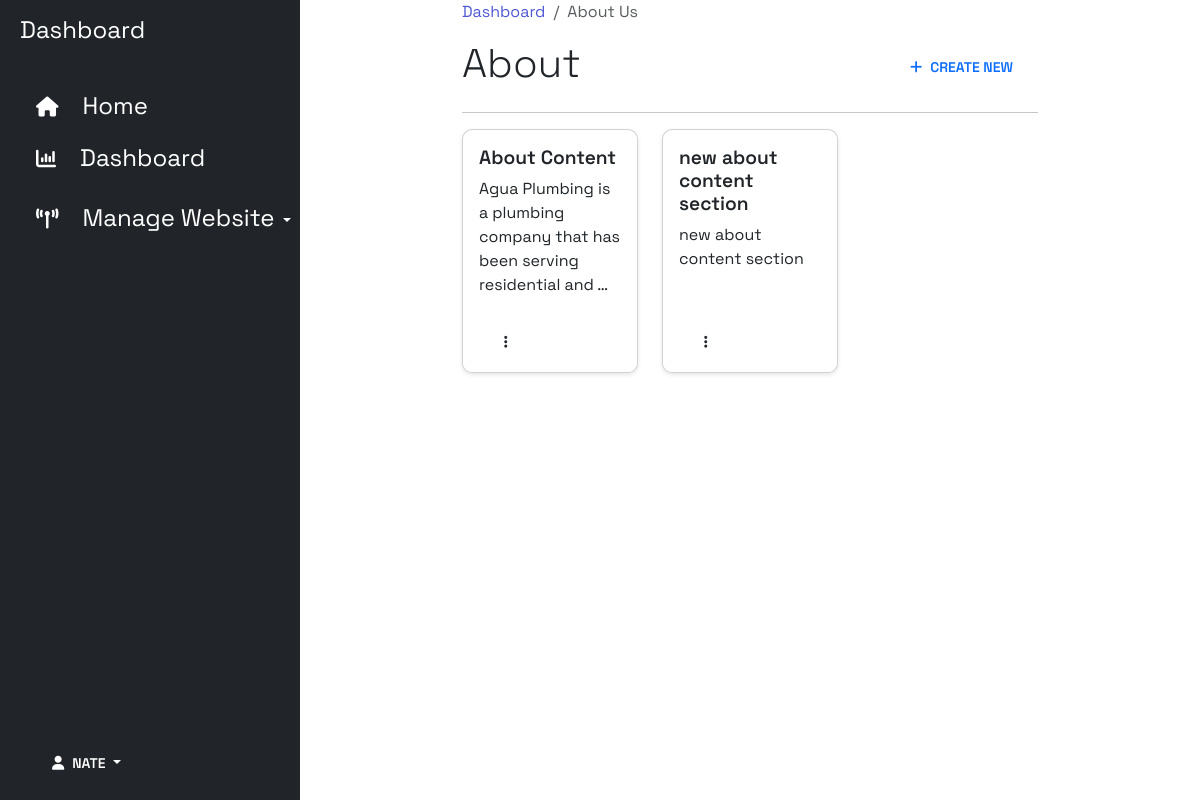
/about-list/ (signed in), run on the app's committed database.
### base/models.py (models this page shows, shortened)
class About(models.Model):
    title = models.CharField(max_length=100)
    content = models.TextField(blank=True, null=True)
    author = models.ForeignKey(User, on_delete= models.CASCADE)
    created_at = models.DateTimeField(auto_now_add= True)
    updated_at = models.DateTimeField(auto_now=True)
    slug = models.SlugField(unique=True)

### base/views.py (the view)
# urls.py: path('about-list/', AboutList.as_view(), name='about-list'),
class AboutList(LoginRequiredMixin, ListView):
    model = About
    template_name = 'about/about-list.html'
    def get_context_data(self, **kwargs):
        context = super().get_context_data(**kwargs)
        context['aboutus'] = About.objects.all()
        return context

### base/templates/about/about-list.html (shortened to what this page needs)
{% extends "base.html" %}
{% block content %}
<div class="container-fluid">
    <div class="row flex-nowrap">
        <div class="bg-dark col-auto col-md-4 col-lg-3 min-vh-100 d-flex flex-column justify-content-between">
            <div class="bg-dark p-2">
                <a href="{% url 'dashboard' %}" class="d-flex text-decoration-none align-items-center text-white mt-1">
                    <span class="fs-4 d-none d-sm-inline">Dashboard</span>
                    <ul class="nav nav-pills flex-column mt-4">
                        <li class="nav-item py-2 py-sm-0">
                            <a href="{% url 'Home' %}" class="nav-link text-white">
                                <i class="fs-5 fa fa-house"></i><span class="fs-4 d-none ms-4 d-sm-inline">Home</span>
                            </a>
                        </li>
                        <li class="nav-item py-2 py-sm-0">
                            <a href="{% url 'dashboard' %}" class="nav-link text-white">
                                <i class="fs-5 fa fa-chart-column"></i><span
                                    class="fs-4 d-none ms-4 d-sm-inline">Dashboard</span>
                            </a>
                        </li>
                        <li class="nav-item py-2 py-sm-0">
                            <div class="dropdown open">
                                <a class="border-0 text-white dropdown-toggle p-3" type="button" id="triggerId"
                                    data-bs-toggle="dropdown" aria-haspopup="true" aria-expanded="false">
                                    <i class="fs-5 fa fa-broadcast-tower"></i><span
                                        class="fs-4 d-none ms-4 d-sm-inline">Manage Website</span>
                                </a>
                            </div>
                        </li>
                    </ul>
                </a>
            </div>
            <div class="dropdown open p-3">
                <button class="btn border-0 dropdown-toggle text-white" type="button" id="triggerId"
                    data-bs-toggle="dropdown" aria-haspopup="true" aria-expanded="false">
                    <i class="fa fa-user"></i><span class="ms-2">{{request.user.username | title}}</span>
                </button>
            </div>
        </div>
        <div class="container-fluid w-50">
            <nav aria-label="breadcrumb">
                <ol class="breadcrumb">
                    <li class="breadcrumb-item"><a href="{% url 'dashboard' %}">Dashboard</a></li>
                    <li class="breadcrumb-item active" aria-current="page">About Us</li>
                </ol>
            </nav>
            <section class="menu">
                <div class="d-flex justify-content-between">
                    <h1 class="fw-light">About</h1>
                    <a class="btn text-primary rounded-5 pt-3" href="{% url 'create-about' %}"><i
                            class="fa-solid fa-plus me-2"></i>Create New</a>
                </div>
                <hr>
                <div class="row row-cols-1 row-cols-md-3">
                    {% for about in aboutus %}
                    <div class="col-auto">
                        <div class="card project-card h-100">
                            <div class="card-body">
                                <a class="text-decoration-none" href="{% url 'about-update' about.slug %}">
                                    <h5 class="card-title">{{about.title}}</h5>
                                </a>
                                <p class="card-text">{{about.content|truncatechars:75}}</p>
                            </div>
                            <div class="card-footer border-0 bg-white">
                                <div class="d-flex justify-content-between align-items-center">
                                    <div class="text-muted">
                                        <div class="btn-group me-auto">
                                            <button class="btn rounded-5 bg-outline-secondary" type="button"
                                                id="triggerId" data-bs-toggle="dropdown" aria-haspopup="true"
                                                aria-expanded="false">
                                                <i class="fa-solid fa-ellipsis-vertical"></i>
                                            </button>
                                        </div>
                                    </div>
                                </div>
                            </div>
                        </div>
                    </div>
                    {% endfor %}
                </div>
            </section>
        </div>
    </div>
</div>
{% endblock content %}

### static/styles/main.css (style rules this page uses)
:root { --c-dark: #212529; --c-brand: #4e57d4; --c-brand-light: #6970dd; --c-brand-rgb: 78, 87, 212; --c-body: #727272; --box-shadow: 0px 15px 25px rgba(0,0,0,0.08); --transition: all 0.5s ease; }
body { font-family: 'Space Grotesk', sans-serif; }
h1, h2, h3,h4, h5, h6, .h1, .h2, .h3, .h4, .h5, .h6 { font-weight: 600; color: var(--c-dark); }
a { text-decoration: none; color: var(--c-brand); transition: var(--transition); }
.btn { font-weight: 600; font-size: 14px; text-transform: uppercase; border-radius: 0; padding: 10px 24px; }

### base/templates/about/about-list.html (style rules this page uses)
.card { box-shadow: 0px 2px 4px rgba(0, 0, 0, 0.1); border-radius: 10px; overflow: hidden; background-color: #fff; }
.card-title { font-size: 1.2rem; font-weight: 600; margin-bottom: 0.5rem; color: #212529; }
.card-body { padding: 1rem; }

### data on the page
About: title "About Content", content "Agua Plumbing is a plumbing company that has been serving residential and …"
About: title "new about content section", content "new about content section"

### other printed values
{{ request.user.username | title }} "NATE"
